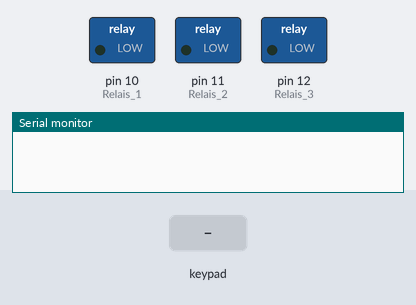
Bench run of a sketch on a simulated Arduino Uno, built with avr-gcc and run on an emulated ATmega328P. On the bench: switched loads named in the sketch (green lamp = pin HIGH), the last lines printed to the serial monitor. The test bench sets the inputs (shaded band).

Above: at 1.2 s.
1.3 s: key 'A' pressed
At 1.8 s:
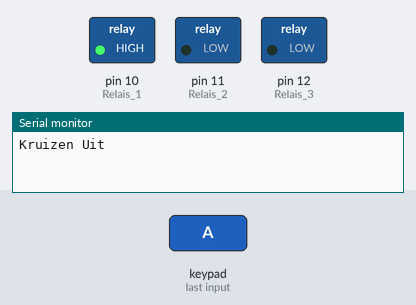
2.8 s: key 'B' pressed
At 4.0 s:
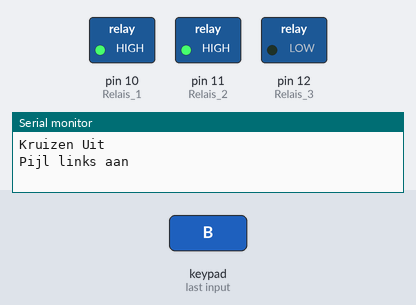
4.3 s: keypad keys 2 3 4 5 A pressed 0.4 s apart
At 5.3 s:
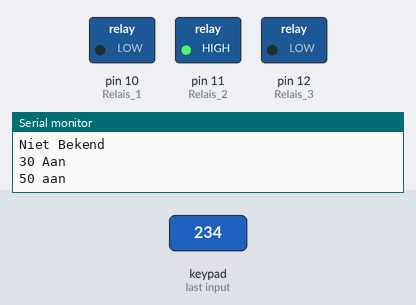
7.8 s: key 'C' pressed
At 9.0 s:
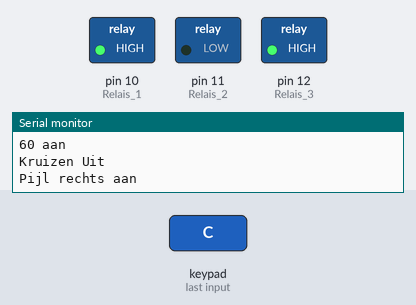
9.3 s: keypad keys 2 3 4 5 * pressed 0.4 s apart
At 10.9 s:
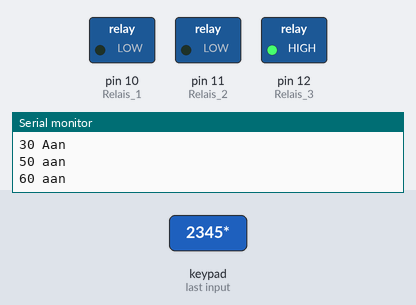
12.8 s: key 'B' pressed
At 13.1 s:
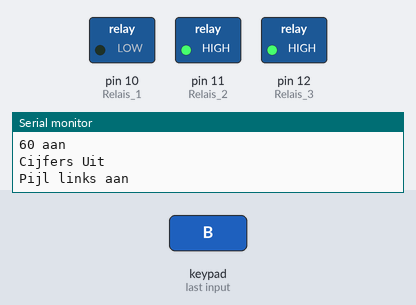
Timing chart, 0 to 15.3 s (numbered marks = the images above; inputs shaded):
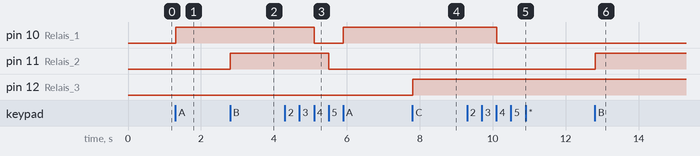

The sketch:

V4.ino
```cpp
// (licence header left out)
#include <Keypad.h>

//variables for our keypad
const byte ROWS = 4;
const byte COLS = 4;
char keyTable[ROWS][COLS] = {
  {'1','2','3','A'},
  {'4','5','6','B'},
  {'7','8','9','C'},
  {'*','0','#','D'}
};
byte rowPins[ROWS] = {2, 3, 4, 5}; //LTR -> ROW PINS
byte colPins[COLS] = {6, 7, 8, 9};//LTR -> COL PINS

//initialize an instance of class NewKeypad
Keypad customKeypad = Keypad( makeKeymap(keyTable), rowPins, colPins, ROWS, COLS);

void setup(){
  Serial.begin(9600);
  pinMode(10, OUTPUT); //Relais 1
  pinMode(11, OUTPUT); //Relais 2
  pinMode(12, OUTPUT); //Relais 3
}

void loop(){
  char customKey = customKeypad.getKey();

  if (customKey){
    switch(customKey){
      case '3':
        Serial.println("30 Aan");
        break;
      case '4':
        Serial.println("50 aan");
        digitalWrite(10, LOW);
        break;
      case '5':
        Serial.println("60 aan");
        digitalWrite(11, LOW);
        break;
      case '6':
        Serial.println("70 aan");
        digitalWrite(12, LOW);
        break;
      case '*':
        Serial.println("Cijfers Uit");
        break;
      case 'A':
        digitalWrite(10, HIGH);
        Serial.println("Kruizen Uit");
        break;
      case 'B':
        Serial.println("Pijl links aan");
        digitalWrite(11, HIGH);
        break;
      case 'C':
        Serial.println("Pijl rechts aan");
        digitalWrite(12, HIGH);
        break;
      default:
        Serial.println("Niet Bekend");
    }
  }
}
```

Measured:
- after the input at 1.3 s, pin 10 (Relais_1): LOW → HIGH at once
- after the input at 2.8 s, pin 11 (Relais_2): LOW → HIGH at once
- after the input at 4.3 s, pin 10 (Relais_1): HIGH → LOW after 0.81 s, → HIGH 0.79 s later; pin 11 (Relais_2): HIGH → LOW after 1.2 s
- after the input at 7.8 s, pin 12 (Relais_3): LOW → HIGH at once
- after the input at 9.3 s, pin 10 (Relais_1): HIGH → LOW after 0.81 s
- after the input at 12.8 s, pin 11 (Relais_2): LOW → HIGH at once
